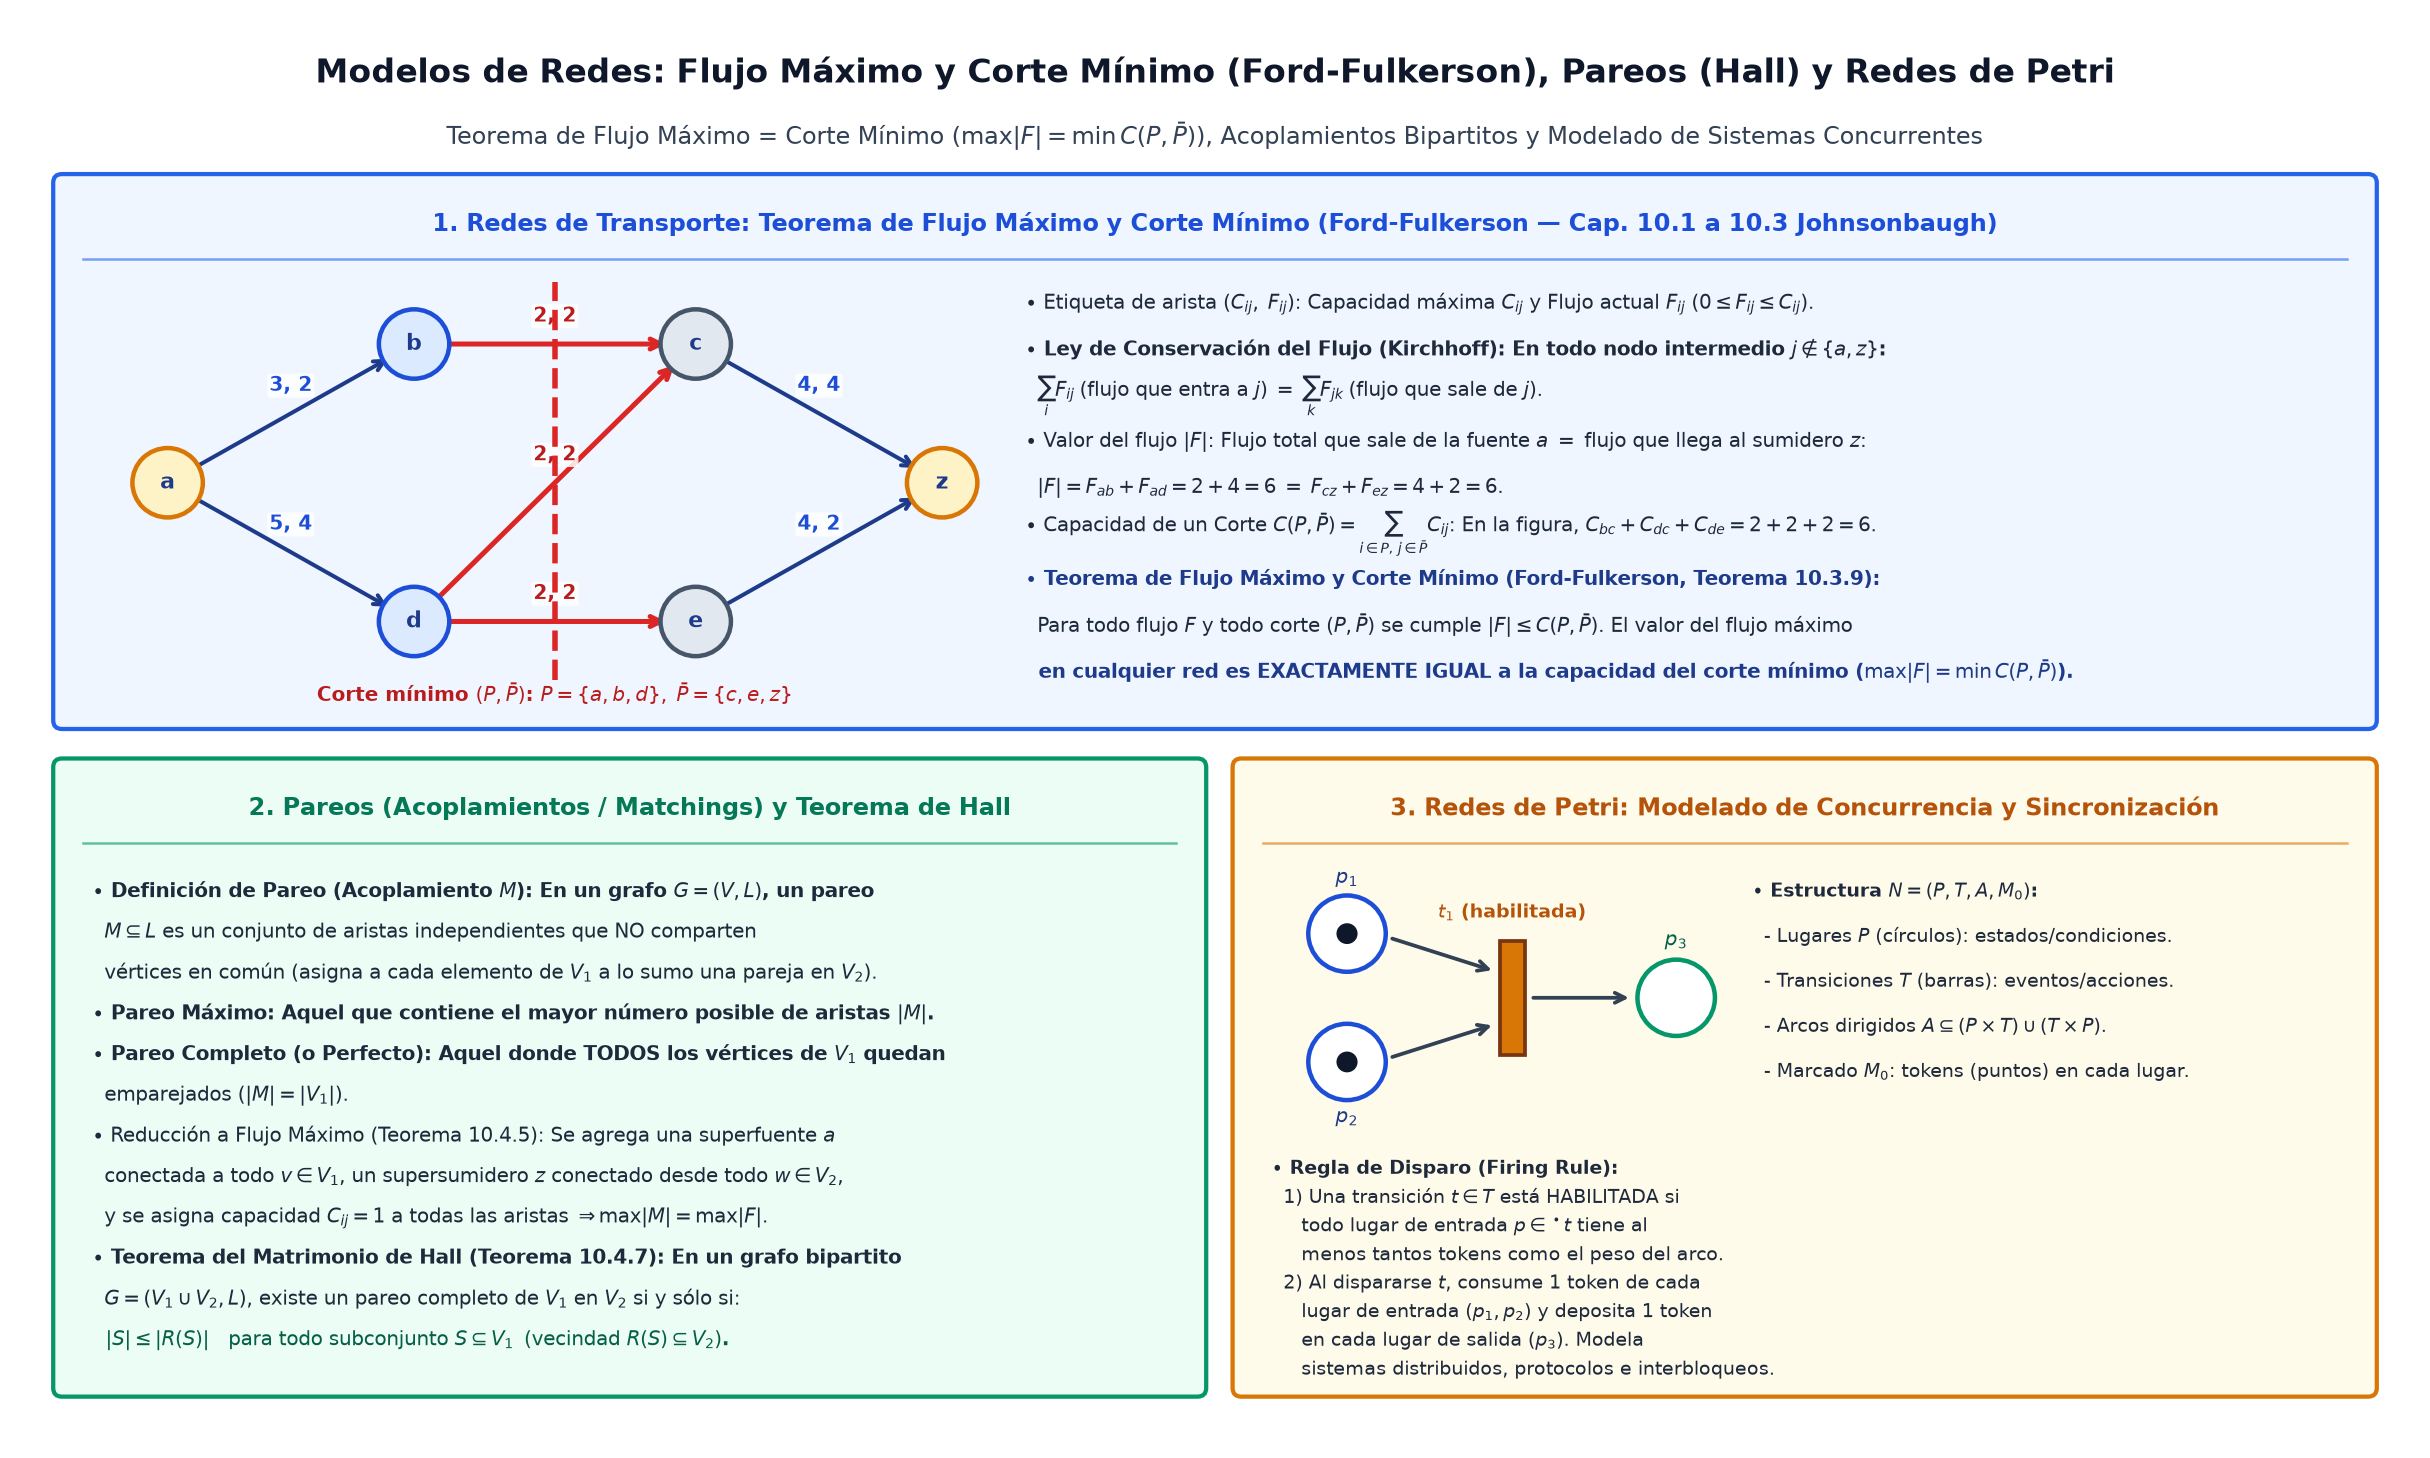

Here is the Python script that generated this plot:
import os
import matplotlib.pyplot as plt
import matplotlib.patches as patches


def draw_panel(ax, x, y, w, h, title, bg_color, border_color, title_color):
    rect = patches.FancyBboxPatch(
        (x, y), w, h,
        boxstyle="round,pad=0.05",
        facecolor=bg_color,
        edgecolor=border_color,
        linewidth=1.7
    )
    ax.add_patch(rect)
    ax.text(
        x + w / 2, y + h - 0.24, title,
        ha='center', va='center',
        fontsize=9.6, fontweight='bold', color=title_color
    )
    ax.plot([x + 0.12, x + w - 0.12], [y + h - 0.44, y + h - 0.44], color=border_color, linewidth=1.0, alpha=0.6)


def draw_node(ax, x, y, lbl, bg='#dbeafe', border='#1d4ed8', tcol='#1e3a8a', r=0.20):
    ax.add_patch(patches.Circle((x, y), r, facecolor=bg, edgecolor=border, linewidth=1.8, zorder=5))
    ax.text(x, y, lbl, ha='center', va='center', fontsize=8.8, fontweight='bold', color=tcol, zorder=6)


def main():
    fig, ax = plt.subplots(figsize=(13.6, 8.2), dpi=180)
    ax.set_xlim(0, 13.6)
    ax.set_ylim(0, 8.2)
    ax.axis('off')

    # Main Title
    ax.text(
        6.8, 7.88,
        "Modelos de Redes: Flujo Máximo y Corte Mínimo (Ford-Fulkerson), Pareos (Hall) y Redes de Petri",
        ha='center', va='center', fontsize=13.4, fontweight='bold', color='#0f172a'
    )
    ax.text(
        6.8, 7.52,
        r"Teorema de Flujo Máximo = Corte Mínimo ($\max |F| = \min C(P, \bar{P})$), Acoplamientos Bipartitos y Modelado de Sistemas Concurrentes",
        ha='center', va='center', fontsize=9.5, color='#334155'
    )

    # Top Panel: Red de Transporte, Flujo Máximo y Corte Mínimo (Fig. 10.3.2 de Johnsonbaugh)
    draw_panel(ax, 0.25, 4.15, 13.1, 3.1, r"1. Redes de Transporte: Teorema de Flujo Máximo y Corte Mínimo (Ford-Fulkerson — Cap. 10.1 a 10.3 Johnsonbaugh)", '#eff6ff', '#2563eb', '#1d4ed8')

    # Draw network on left side of Top Panel (Fig 10.1.1 / 10.3.2: a, b, c, d, e, z)
    n_pts = {
        "a": (0.85, 5.52),
        "b": (2.25, 6.32),
        "d": (2.25, 4.72),
        "c": (3.85, 6.32),
        "e": (3.85, 4.72),
        "z": (5.25, 5.52),
    }
    net_edges = [
        ("a", "b", "3, 2", False),
        ("a", "d", "5, 4", False),
        ("b", "c", "2, 2", True),
        ("d", "c", "2, 2", True),
        ("d", "e", "2, 2", True),
        ("c", "z", "4, 4", False),
        ("e", "z", "4, 2", False),
    ]
    for u, v, lbl, is_cut in net_edges:
        x1, y1 = n_pts[u]
        x2, y2 = n_pts[v]
        col = '#dc2626' if is_cut else '#1e3a8a'
        ax.annotate(
            "", xy=(x2, y2), xytext=(x1, y1),
            arrowprops=dict(arrowstyle="->", color=col, lw=2.0 if is_cut else 1.6, shrinkA=12, shrinkB=12),
            zorder=3
        )
        mx, my = (x1 + x2) / 2, (y1 + y2) / 2
        ax.text(mx, my + 0.16, lbl, ha='center', va='center', fontsize=8.0, fontweight='bold',
                color='#b91c1c' if is_cut else '#1d4ed8',
                bbox=dict(boxstyle="round,pad=0.1", facecolor='white', edgecolor='none', alpha=0.85))

    # Dashed Minimum Cut line separating P = {a, b, d} and P_bar = {c, e, z}
    ax.plot([3.05, 3.05], [4.38, 6.68], color='#dc2626', linestyle='--', linewidth=2.2, zorder=4)
    ax.text(3.05, 4.30, r"Corte mínimo $(P, \bar{P})$: $P=\{a,b,d\},\; \bar{P}=\{c,e,z\}$", ha='center', va='center', fontsize=8.0, fontweight='bold', color='#b91c1c')

    for k, (px, py) in n_pts.items():
        in_p = k in ("a", "b", "d")
        draw_node(ax, px, py, k, bg='#fef3c7' if k in ("a", "z") else ('#dbeafe' if in_p else '#e2e8f0'),
                  border='#d97706' if k in ("a", "z") else ('#1d4ed8' if in_p else '#475569'))

    # Right side of Top Panel: Laws & Ford-Fulkerson Theorem
    ff_lines = [
        r"$\bullet$ Etiqueta de arista $(C_{ij},\; F_{ij})$: Capacidad máxima $C_{ij}$ y Flujo actual $F_{ij}$ ($0 \leq F_{ij} \leq C_{ij}$).",
        r"$\bullet$ Ley de Conservación del Flujo (Kirchhoff): En todo nodo intermedio $j \notin \{a, z\}$:",
        r"  $\sum_i F_{ij}\; (\text{flujo que entra a } j) \;=\; \sum_k F_{jk}\; (\text{flujo que sale de } j)$.",
        r"$\bullet$ Valor del flujo $|F|$: Flujo total que sale de la fuente $a$ $=$ flujo que llega al sumidero $z$:",
        r"  $|F| = F_{ab} + F_{ad} = 2 + 4 = 6 \;=\; F_{cz} + F_{ez} = 4 + 2 = 6$.",
        r"$\bullet$ Capacidad de un Corte $C(P, \bar{P}) = \sum_{i \in P,\, j \in \bar{P}} C_{ij}$: En la figura, $C_{bc} + C_{dc} + C_{de} = 2 + 2 + 2 = 6$.",
        r"$\bullet$ Teorema de Flujo Máximo y Corte Mínimo (Ford-Fulkerson, Teorema 10.3.9):",
        r"  Para todo flujo $F$ y todo corte $(P, \bar{P})$ se cumple $|F| \leq C(P, \bar{P})$. El valor del flujo máximo",
        r"  en cualquier red es EXACTAMENTE IGUAL a la capacidad del corte mínimo ($\max |F| = \min C(P, \bar{P})$)."
    ]
    for idx, fl in enumerate(ff_lines):
        ry = 6.55 - idx * 0.265
        w_f = 'bold' if idx in (1, 6, 8) else 'normal'
        c_f = '#1e3a8a' if idx in (6, 8) else '#1e293b'
        ax.text(5.72, ry, fl, ha='left', va='center', fontsize=7.8, fontweight=w_f, color=c_f)

    # Bottom-Left Panel: Pareos / Acoplamientos Bipartitos (Secc. 10.4 Johnsonbaugh)
    draw_panel(ax, 0.25, 0.3, 6.45, 3.58, "2. Pareos (Acoplamientos / Matchings) y Teorema de Hall", '#ecfdf5', '#059669', '#047857')
    m_lines = [
        r"$\bullet$ Definición de Pareo (Acoplamiento $M$): En un grafo $G=(V, L)$, un pareo",
        r"  $M \subseteq L$ es un conjunto de aristas independientes que NO comparten",
        r"  vértices en común (asigna a cada elemento de $V_1$ a lo sumo una pareja en $V_2$).",
        r"$\bullet$ Pareo Máximo: Aquel que contiene el mayor número posible de aristas $|M|$.",
        r"$\bullet$ Pareo Completo (o Perfecto): Aquel donde TODOS los vértices de $V_1$ quedan",
        r"  emparejados ($|M| = |V_1|$).",
        r"$\bullet$ Reducción a Flujo Máximo (Teorema 10.4.5): Se agrega una superfuente $a$",
        r"  conectada a todo $v \in V_1$, un supersumidero $z$ conectado desde todo $w \in V_2$,",
        r"  y se asigna capacidad $C_{ij} = 1$ a todas las aristas $\Rightarrow \max |M| = \max |F|$.",
        r"$\bullet$ Teorema del Matrimonio de Hall (Teorema 10.4.7): En un grafo bipartito",
        r"  $G = (V_1 \cup V_2, L)$, existe un pareo completo de $V_1$ en $V_2$ si y sólo si:",
        r"  $|S| \leq |R(S)| \quad \text{para todo subconjunto } S \subseteq V_1 \;\;(\text{vecindad } R(S) \subseteq V_2)$."
    ]
    for idx, ml in enumerate(m_lines):
        ry = 3.16 - idx * 0.235
        w_f = 'bold' if idx in (0, 3, 4, 9, 11) else 'normal'
        c_f = '#065f46' if idx == 11 else '#1e293b'
        ax.text(0.42, ry, ml, ha='left', va='center', fontsize=7.8, fontweight=w_f, color=c_f)

    # Bottom-Right Panel: Redes de Petri (Carl Adam Petri, 1962)
    draw_panel(ax, 6.95, 0.3, 6.4, 3.58, "3. Redes de Petri: Modelado de Concurrencia y Sincronización", '#fffbeb', '#d97706', '#b45309')

    # Draw visual Petri Net transition firing at top of Bottom-Right Panel
    # Before firing: P1 (1 token), P2 (1 token) -> Transition t1 -> P3 (0 tokens)
    # Place P1 and P2
    ax.add_patch(patches.Circle((7.55, 2.92), 0.22, facecolor='white', edgecolor='#1d4ed8', lw=1.8))
    ax.add_patch(patches.Circle((7.55, 2.92), 0.06, facecolor='#0f172a'))  # token
    ax.text(7.55, 3.24, r"$p_1$", ha='center', va='center', fontsize=8.2, fontweight='bold', color='#1e3a8a')

    ax.add_patch(patches.Circle((7.55, 2.18), 0.22, facecolor='white', edgecolor='#1d4ed8', lw=1.8))
    ax.add_patch(patches.Circle((7.55, 2.18), 0.06, facecolor='#0f172a'))  # token
    ax.text(7.55, 1.86, r"$p_2$", ha='center', va='center', fontsize=8.2, fontweight='bold', color='#1e3a8a')

    # Transition bar t1
    ax.add_patch(patches.Rectangle((8.42, 2.22), 0.14, 0.66, facecolor='#d97706', edgecolor='#78350f', lw=1.5))
    ax.text(8.49, 3.04, r"$t_1$ (habilitada)", ha='center', va='center', fontsize=7.6, fontweight='bold', color='#b45309')

    # Output place P3
    ax.add_patch(patches.Circle((9.42, 2.55), 0.22, facecolor='white', edgecolor='#059669', lw=1.8))
    ax.text(9.42, 2.88, r"$p_3$", ha='center', va='center', fontsize=8.2, fontweight='bold', color='#065f46')

    ax.annotate("", xy=(8.40, 2.70), xytext=(7.78, 2.90), arrowprops=dict(arrowstyle="->", color='#334155', lw=1.5))
    ax.annotate("", xy=(8.40, 2.40), xytext=(7.78, 2.20), arrowprops=dict(arrowstyle="->", color='#334155', lw=1.5))
    ax.annotate("", xy=(9.18, 2.55), xytext=(8.58, 2.55), arrowprops=dict(arrowstyle="->", color='#334155', lw=1.5))

    petri_info = [
        r"$\bullet$ Estructura $N = (P, T, A, M_0)$:",
        r"  - Lugares $P$ (círculos): estados/condiciones.",
        r"  - Transiciones $T$ (barras): eventos/acciones.",
        r"  - Arcos dirigidos $A \subseteq (P\times T)\cup(T\times P)$.",
        r"  - Marcado $M_0$: tokens (puntos) en cada lugar.",
        r"$\bullet$ Regla de Disparo (Firing Rule):",
        r"  1) Una transición $t \in T$ está HABILITADA si",
        r"     todo lugar de entrada $p \in {}^\bullet t$ tiene al",
        r"     menos tantos tokens como el peso del arco.",
        r"  2) Al dispararse $t$, consume 1 token de cada",
        r"     lugar de entrada ($p_1, p_2$) y deposita 1 token",
        r"     en cada lugar de salida ($p_3$). Modela",
        r"     sistemas distribuidos, protocolos e interbloqueos."
    ]
    for idx, pi in enumerate(petri_info):
        ry = 3.24 - idx * 0.215 if idx >= 5 else 3.24 - idx * 0.215
        x_pos = 9.85 if idx < 5 else 7.12
        y_pos = 3.16 - idx * 0.26 if idx < 5 else 1.56 - (idx - 5) * 0.165
        ax.text(x_pos, y_pos, pi, ha='left', va='center', fontsize=7.55, fontweight='bold' if idx in (0, 5) else 'normal', color='#1e293b')

    plt.tight_layout()
    out_path = os.path.join(os.path.dirname(os.path.abspath(__file__)), "redes-flujo-maximo-corte-minimo-pareos-petri.png")
    plt.savefig(out_path, dpi=180, bbox_inches='tight', facecolor='white')
    plt.close()


if __name__ == "__main__":
    main()
